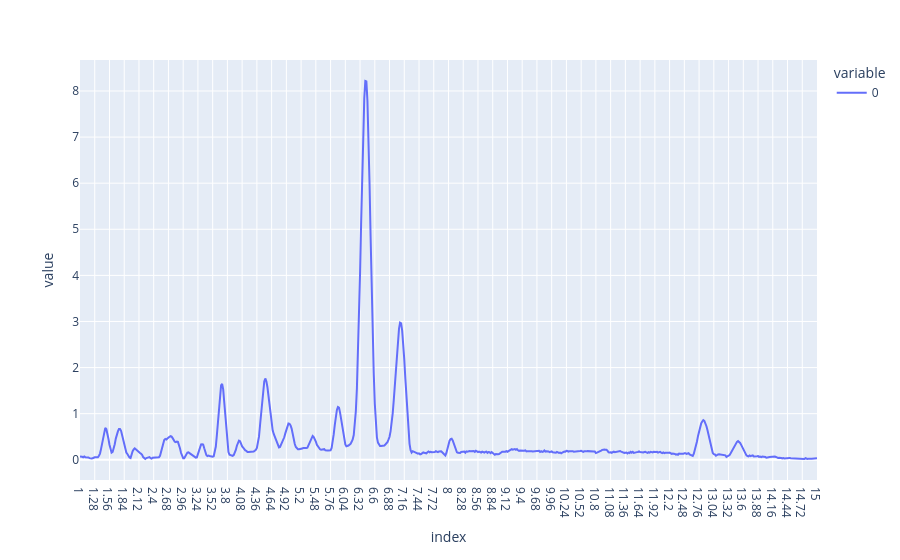

Notebook cell for this chart:
### Code cell
# plotando o vip scores rapidamente
vip_scores_mat.T.plot()

### Figure 1 — Plotly figure (JSON) as saved in the notebook; plotly's stock layout.template omitted (floating-point values rounded to 4 significant figures; data arrays with more than 128 entries replaced by an {"elided": "..."} marker saying what was removed)
{"data": [{"hovertemplate": "variable=0<br>index=%{x}<br>value=%{y}<extra></extra>", "legendgroup": "0", "line": {"color": "#636efa", "dash": "solid"}, "marker": {"symbol": "circle"}, "mode": "lines", "name": "0", "orientation": "v", "showlegend": true, "type": "scatter", "x": {"elided": "701 str values"}, "xaxis": "x", "y": {"elided": "701 float values"}, "yaxis": "y"}], "layout": {"legend": {"title": {"text": "variable"}, "tracegroupgap": 0}, "margin": {"t": 60}, "xaxis": {"anchor": "y", "domain": [0, 1], "title": {"text": "index"}}, "yaxis": {"anchor": "x", "domain": [0, 1], "title": {"text": "value"}}}}
